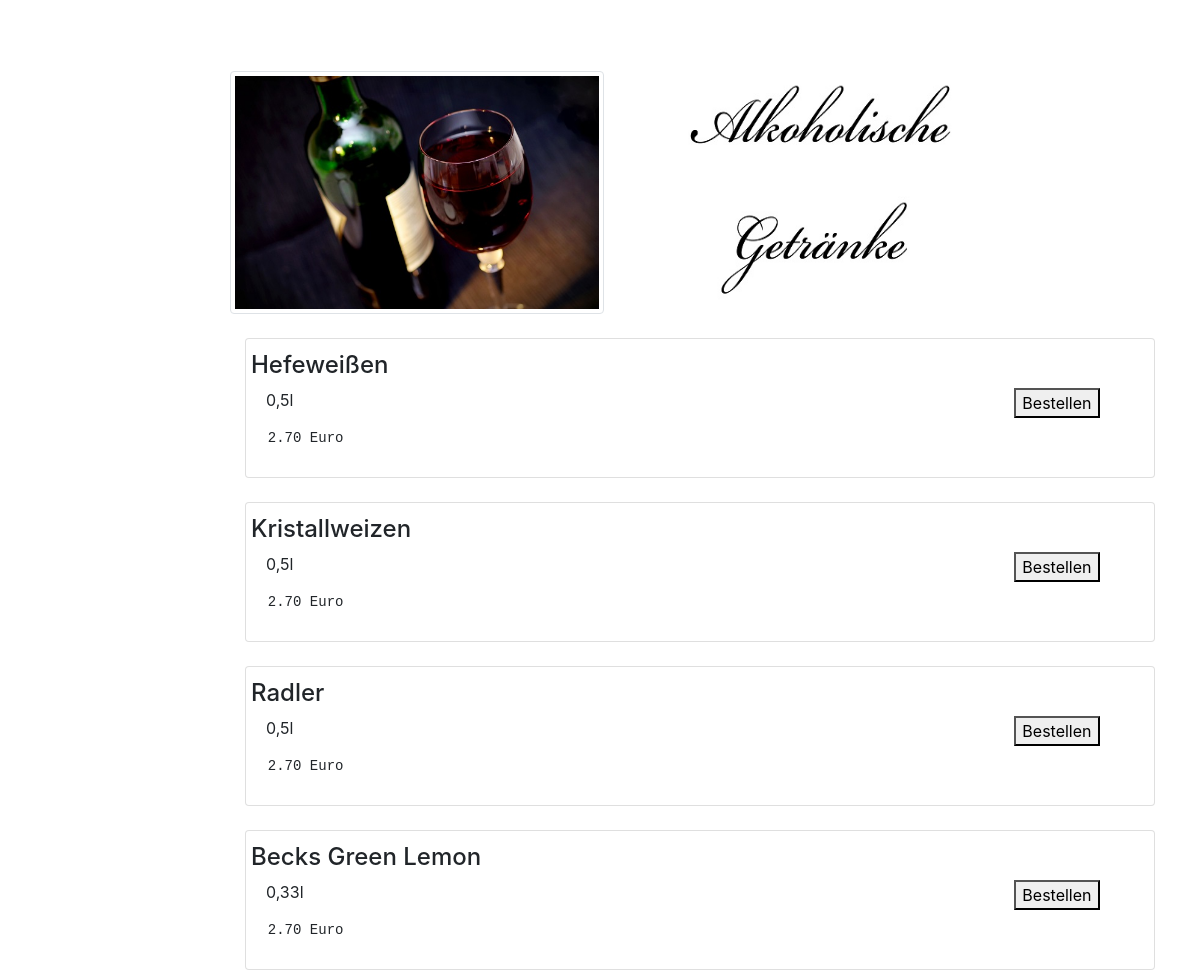
Before: /getraenke.php (middle part) with the older database file.
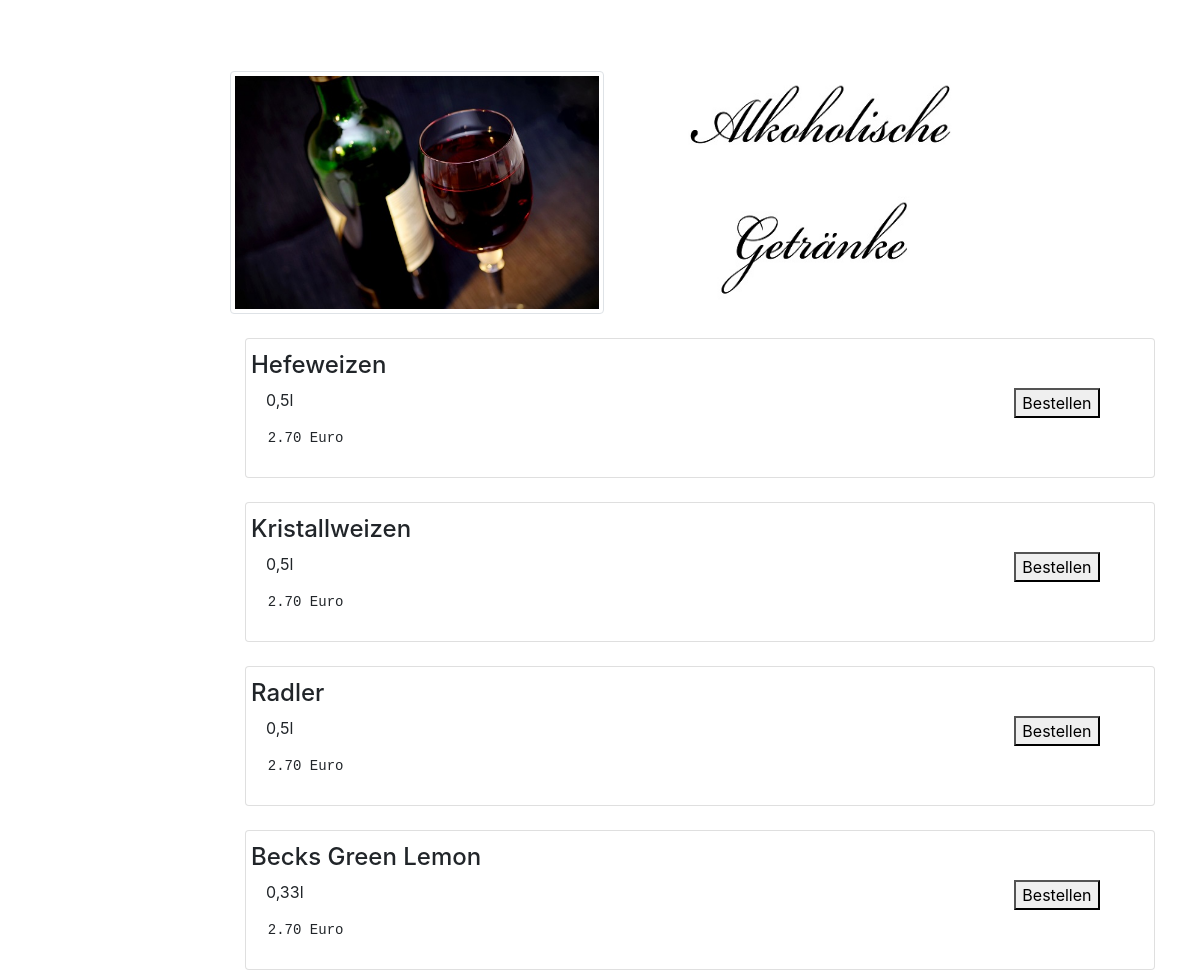
After: the same page with the newer database file.
### tables this page shows
CREATE TABLE `speisen` (
  `id` int(11) NOT NULL,
  `kategorie` enum('suppe','salat','pizza','pastaOfen','pastaPfanne','fisch','fleisch','risotto','kleinerHunger','alkoholisch','alkoholfrei','nachspeisen','wochengerichte') NOT NULL,
  `name` varchar(255) NOT NULL,
  `beschreibung` varchar(255) NOT NULL,
  `preis` decimal(10,2) UNSIGNED NOT NULL,
  `zubereitungszeit` int(11) NOT NULL
);

### anzeigeDerSpeisen.php (the view)
<div class="container">
     <br>
     <ul class="list-group">
        <li class="list-group-item">
        	<div class="row justify-content-start">
        		<h4>  <?=$row['name']?> </h4>
        	</div>
        	<div class="row justify-content-start">
        		<div class="col-10">
        			<p><?=$row['beschreibung']?> </p>
        		</div>
        		<div class="col-2">
        			<form method="post" action="">
        				<button name=<?="bestellenButton".$row['id'] ?>>Bestellen</button>
        			</form>
        		</div>
        	</div>
        	<div class="row justify-content-start">
        		<pre >  <?=$row['preis']?> Euro </pre>
        	</div>
        </li>
     </ul>
</div>

### getraenke.php (shortened to what this page needs)
<!DOCTYPE html>
<html lang="de">
	<head>
		<link rel="stylesheet" href="https://maxcdn.bootstrapcdn.com/bootstrap/4.1.3/css/bootstrap.min.css">
		<link href="css/speisen.css" rel="stylesheet">
	</head>
	<body>
		<div class="container-fluid">
			<div>
				<div class="row">
					<div class="col-2">
					</div>
					<div class="col-10">
						<div class="container">
							<br>
							<br>
							<br>
							<br>
							<?php
							    $pdo = new PDO('mysql:host=localhost;charset=utf8; dbname=restaurantdb', 'root', '');
                                $sql = "SELECT id, name, kategorie, beschreibung, preis FROM speisen WHERE kategorie = 'alkoholfrei'";
                                 foreach ($pdo->query($sql) as $row) :
                                     include 'anzeigeDerSpeisen.php';
        					    endforeach;
        					 ?>
							<br>
							<br>
							<br>
							<div class="row">
								<div class="col-5 align-self-start">
									<img src="Bilder/getraenke/alkoholisch.jpg" alt="Alkoholisch" class="img-thumbnail" width="400" height="400">
								</div>
								<div class="col-5 ">
									<img src="Bilder/getraenke/alkoholischText.jpg" alt="Alkoholisch Text" >
								</div>
							</div>
							<?php
						    	$pdo = new PDO('mysql:host=localhost;charset=utf8; dbname=restaurantdb', 'root', '');
                                $sql = "SELECT id, name, kategorie, beschreibung, preis FROM speisen WHERE kategorie = 'alkoholisch'";
                                 foreach ($pdo->query($sql) as $row) :
                                     include 'anzeigeDerSpeisen.php';
        					    endforeach;
        					 ?>
						</div>
					</div>
				</div>
			</div>
		</div>
	</body>
</html>

### css/speisen.css (style rules this page uses)
img { width:100%; height: 100%; }

Changed rows visible on the page:
changed speisen: name "Hefeweißen" → "Hefeweizen"
